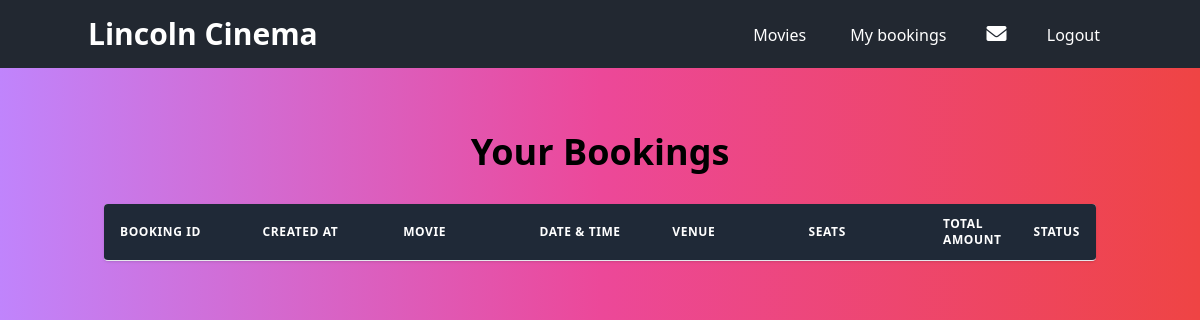
The app's page /bookings (signed in), older data.
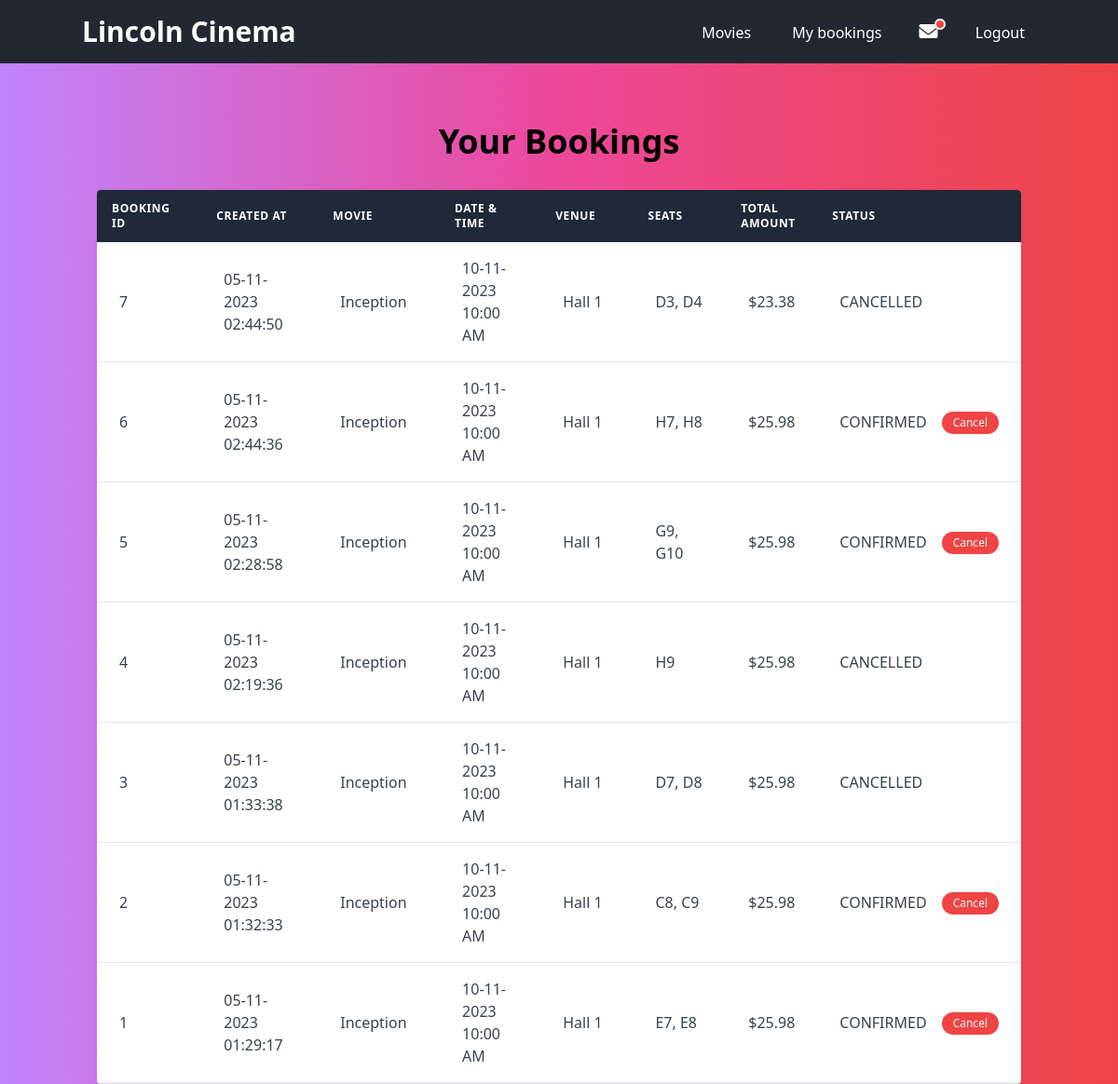
The same page, newer data.
### app/models/movieModel.py (models this page shows, shortened)
class Booking(db.Model):
    __tablename__ = 'bookings'
    id = db.Column(db.Integer, primary_key=True)
    userId = db.Column(db.Integer, db.ForeignKey("users.id"))
    user = relationship('User', back_populates='bookings')
    numberOfSeats = db.Column(db.Integer, nullable=False)
    createdOn = db.Column(db.DateTime, nullable=False)
    status = db.Column(db.Enum(BookingStatus), nullable=False)
    screeningId = db.Column(db.Integer, db.ForeignKey('screenings.id'))
    screening = relationship('Screening', back_populates='bookings')
    orderTotal = db.Column(db.Float, nullable=False)
    paymentId = db.Column(db.Integer, db.ForeignKey('payments.id'))
    payment = relationship('Payment', back_populates='booking', uselist=False)
    seats = relationship('CinemaHallSeat', backref='bookings')

class ScreeningValidationMixin:
    def isActiveScreening(self) -> bool:
        if self.status == ScreeningStatus.ACTIVE:
            return True
        return False

class Movie(db.Model, ScreeningValidationMixin):
    __tablename__ = 'movies'
    id = db.Column(db.Integer, primary_key=True)
    title = db.Column(db.String, nullable=False)
    language = db.Column(db.String)
    genre = db.Column(db.String)
    releaseDate = db.Column(db.DateTime)
    durationMins = db.Column(db.Integer)
    country = db.Column(db.String)
    description = db.Column(db.String)
    status = db.Column(db.Enum(MovieStatus), nullable=False, default=MovieStatus.ACTIVE)
    screenings = relationship("Screening", backref="movies")

class BookingListFilterMixin:
    @staticmethod
    def filteredBooking(bookingList: ["Booking"]) -> ["Booking"]:
        filteredBookingList = []
        for booking in bookingList:
            if booking.status == BookingStatus.PENDING or booking.status == BookingStatus.CONFIRMED:
                filteredBookingList.append(booking)
        return filteredBookingList

class Screening(db.Model, ScreeningValidationMixin, BookingListFilterMixin):
    __tablename__ = 'screenings'
    id = db.Column(db.Integer, primary_key=True)
    screeningDate = db.Column(db.DateTime, nullable=False)
    startTime = db.Column(db.DateTime, nullable=False)
    endTime = db.Column(db.DateTime, nullable=False)
    hallId = db.Column(db.Integer, db.ForeignKey('cinemaHalls.id'))
    status = db.Column(db.Enum(ScreeningStatus), nullable=False, default=ScreeningStatus.ACTIVE)
    movieId = db.Column(db.Integer, db.ForeignKey('movies.id'))
    movie = relationship('Movie', back_populates='screenings')
    hall = relationship('CinemaHall', back_populates='screenings')
    bookings = relationship('Booking', back_populates='screening')

class CinemaHall(db.Model):
    __tablename__ = 'cinemaHalls'
    id = db.Column(db.Integer, primary_key=True)
    name = db.Column(db.String, nullable=False)
    totalSeats = db.Column(db.Integer, nullable=False)
    seats = relationship('CinemaHallSeat', back_populates='hall')
    screenings = relationship('Screening', back_populates='hall')

### app/models/paymentModel.py (models this page shows, shortened)
class Payment(db.Model):
    __tablename__ = 'payments'
    id = db.Column(db.Integer, primary_key=True)
    originalAmount = db.Column(db.Float, nullable=False)
    discountedAmount = db.Column(db.Float, nullable=False)
    createdOn = db.Column(db.DateTime, nullable=False)
    type = db.Column(db.String(50))
    couponId = db.Column(db.String, db.ForeignKey('coupons.id'))
    coupon = relationship('Coupon', backref='payments')
    booking = relationship('Booking', back_populates='payment', uselist=False)
    __mapper_args__ = {
        'polymorphic_on': type,
        'polymorphic_identity': 'payment'
    }

### app/routes/routes.py (the view)
@movie_bp.route('/bookings', methods=['GET'])
@login_required
def viewBookings():
    return MovieController.viewBookings(session['userId'])

### app/controllers/movieController.py (called while the page is built)
    @staticmethod
    def viewBookings(userId: int):
        user = User.getUserById(userId)
        if user.type == "customer":
            bookingList = user.getBookingList()
        if user.type == "staff":
            bookingList = Booking.getAllBookings()
        return render_template('bookings.html', bookingList=bookingList)

### app/models/movieModel.py (called while the page is built)
    @property
    def seatNumber(self):
        return f"{self.seatRow}{self.seatColumn}"

### app/models/userModel.py (called while the page is built)
    @staticmethod
    def getUserById(userId: int) -> Union["FrontDeskStaff", "Customer", "Admin", "User"]:
        return User.query.get(userId)

    def getBookingList(self) -> List[Booking]:
        return Booking.query.filter_by(userId=self.id).order_by(desc(Booking.createdOn)).all()

### app/routes/routes.py (called while the page is built)
def login_required(f):
    @wraps(f)
    def wrapper(*args, **kwargs):
        if 'userId' not in session:
            return redirect(url_for('auth.login', next=request.url))
        return f(*args, **kwargs)
    return wrapper

### app/templates/bookings.html (shortened to what this page needs)
{% extends 'base.html' %}
{% block content %}
<div class="container mx-auto px-4 pt-16">
    <h2 class="text-4xl font-bold mb-8 text-center">Your Bookings</h2>
    <div class="shadow overflow-hidden rounded border-b border-gray-200">
        <table class="min-w-full bg-white">
            <thead class="bg-gray-800 text-white">
                <tr>
                    <th class="w-1/6 py-3 px-4 text-left text-xs font-semibold uppercase tracking-wider">
                        Booking ID
                    </th>
                    <th class="w-1/6 py-3 px-4 text-left text-xs font-semibold uppercase tracking-wider">
                        Created at
                    </th>
                    <th class="w-1/6 py-3 px-4 text-left text-xs font-semibold uppercase tracking-wider">
                        Movie
                    </th>
                    <th class="w-1/6 py-3 px-4 text-left text-xs font-semibold uppercase tracking-wider">
                        Date & Time
                    </th>
                    <th class="w-1/6 py-3 px-4 text-left text-xs font-semibold uppercase tracking-wider">
                        Venue
                    </th>
                    <th class="w-1/6 py-3 px-4 text-left text-xs font-semibold uppercase tracking-wider">
                        Seats
                    </th>
                    <th class="w-1/6 py-3 px-4 text-left text-xs font-semibold uppercase tracking-wider">
                        Total Amount
                    </th>
                    <th class="w-1/6 py-3 px-4 text-left text-xs font-semibold uppercase tracking-wider">
                        Status
                    </th>
                </tr>
            </thead>
            <tbody class="text-gray-700">
                {% for booking in bookingList %}
                <tr class="hover:bg-gray-100" data-screening-date="{{ booking.screening.startTime.strftime('%Y-%m-%d') }}">
                    <td class="py-4 px-6 border-b border-gray-200 items-center">{{ booking.id }}</td>
                    <td class="py-4 px-6 border-b border-gray-200 items-center">{{ booking.createdOn.strftime('%d-%m-%Y %I:%M:%S') }}</td>
                    <td class="py-4 px-6 border-b border-gray-200 items-center">{{ booking.screening.movie.title }}</td>
                    <td class="py-4 px-6 border-b border-gray-200 items-center"><span class="block">{{ booking.screening.screeningDate.strftime('%d-%m-%Y') }}</span><span class="block">{{ booking.screening.startTime.strftime('%I:%M %p') }}</span></td>
                    <td class="py-4 px-6 border-b border-gray-200 items-center">{{ booking.screening.hall.name }}</td>
                    <td class="py-4 px-6 border-b border-gray-200 items-center">{{ booking.seats|map(attribute='seatNumber')|join(", ") }}</td>
                    <td class="py-4 px-6 border-b border-gray-200 items-center">{%if booking.payment.discountedAmount%}${%else%}--{%endif%}{{ booking.payment.discountedAmount }}</td>
                    <td class="py-4 px-6 border-b border-gray-200 items-center">
                        <div class="inline-flex items-center w-full justify-between">
                        {{ booking.status.name }}
                        <div class="inline-flex">
                        {% if booking.status.name != 'CANCELLED' %}
                            <form id="cancelForm" action="{{ url_for('movies.cancelBooking', bookingId=booking.id) }}" method="post" class="ml-4">
                                <button data-cancel-button class="text-white bg-red-500 hover:bg-red-600 py-1 px-3 text-xs rounded-full">Cancel</button>
                            </form>
                        {% endif %}
                        </div>
                        </div>
                    </td>
                </tr>
                {% endfor %}
            </tbody>
        </table>
    </div>
</div>
{% endblock %}

### app/templates/base.html (shortened to what this page needs)
<!DOCTYPE html>
<html lang="en">
<head>
    <link rel="stylesheet" href="https://cdnjs.cloudflare.com/ajax/libs/font-awesome/6.0.0-beta3/css/all.min.css">
    <link href="/static/output.css" rel="stylesheet">
</head>
<body class="bg-gradient-to-r from-purple-400 via-pink-500 to-red-500 h-screen">
  <nav class="bg-primary p-4 text-white font-poppins">
    <div class="container mx-auto">
        <div class="flex justify-between items-center">
            <a href="/" class="text-3xl font-bold">Lincoln Cinema</a>
            <div class="space-x-4">
                <a href="{{ url_for('movies.showMovies')}}" class="hover:bg-gray-600 hover:bg-opacity-50 px-3 py-2 rounded transition">Movies</a>
                {% if session['userId'] %}
                    {% if session['userType'] == 'customer' %}
                        <a href="{{ url_for('movies.viewBookings')}}" class="hover:bg-gray-600 hover:bg-opacity-50 px-3 py-2 rounded transition">My bookings</a>
                        <div class="relative inline-block mr-3" id="notification-icon">
                            <i class="fas fa-envelope text-xl cursor-pointer px-2"></i>
                        </div>
                    {% elif session['userType'] == 'staff' %}
                        <a href="{{ url_for('movies.viewBookings') }}" class="hover:bg-gray-600 hover:bg-opacity-50 px-3 py-2 rounded transition">All bookings</a>
                    {% elif session['userType'] == 'admin' %}
                        <a href="{{ url_for('movies.addMovie') }}" class="hover:bg-gray-600 hover:bg-opacity-50 px-3 py-2 rounded transition">Add a movie</a>
                        <a href="{{ url_for('movies.cancelMovie') }}" class="hover:bg-gray-600 hover:bg-opacity-50 px-3 py-2 rounded transition">Cancel a movie</a>
                    {% endif %}
                    <a href="{{ url_for('auth.logout') }}" class="hover:bg-gray-600 hover:bg-opacity-50 px-3 py-2 rounded transition">Logout</a>
                {% else %}
                    <a href="{{ url_for('auth.login') }}" class="hover:bg-gray-600 hover:bg-opacity-50 px-3 py-2 rounded transition">Login</a>
                    <a href="{{ url_for('auth.signup') }}" class="hover:bg-gray-600 hover:bg-opacity-50 px-3 py-2 rounded transition">Sign up</a>
                {% endif %}
            </div>
        </div>
    </div>
</nav>
  {% block content %}{% endblock %}
</body>
</html>

Row changes from the older to the newer data that the page shows:
added Booking: id "7", createdOn "05-11-2023 02:44:50", screening.movie "Inception", screening.screeningDate "10-11-2023", screening.startTime "10:00 AM", screening.hall.name "Hall 1", seats|map "D3, D4", payment.discountedAmount "23.38", status.name "CANCELLED"
added Booking: id "6", createdOn "05-11-2023 02:44:36", screening.movie "Inception", screening.screeningDate "10-11-2023", screening.startTime "10:00 AM", screening.hall.name "Hall 1", seats|map "H7, H8", payment.discountedAmount "25.98", status.name "CONFIRMED"
added Booking: id "5", createdOn "05-11-2023 02:28:58", screening.movie "Inception", screening.screeningDate "10-11-2023", screening.startTime "10:00 AM", screening.hall.name "Hall 1", seats|map "G9, G10", payment.discountedAmount "25.98", status.name "CONFIRMED"
added Booking: id "4", createdOn "05-11-2023 02:19:36", screening.movie "Inception", screening.screeningDate "10-11-2023", screening.startTime "10:00 AM", screening.hall.name "Hall 1", seats|map "H9", payment.discountedAmount "25.98", status.name "CANCELLED"
added Booking: id "3", createdOn "05-11-2023 01:33:38", screening.movie "Inception", screening.screeningDate "10-11-2023", screening.startTime "10:00 AM", screening.hall.name "Hall 1", seats|map "D7, D8", payment.discountedAmount "25.98", status.name "CANCELLED"
added Booking: id "2", createdOn "05-11-2023 01:32:33", screening.movie "Inception", screening.screeningDate "10-11-2023", screening.startTime "10:00 AM", screening.hall.name "Hall 1", seats|map "C8, C9", payment.discountedAmount "25.98", status.name "CONFIRMED"
added Booking: id "1", createdOn "05-11-2023 01:29:17", screening.movie "Inception", screening.screeningDate "10-11-2023", screening.startTime "10:00 AM", screening.hall.name "Hall 1", seats|map "E7, E8", payment.discountedAmount "25.98", status.name "CONFIRMED"
